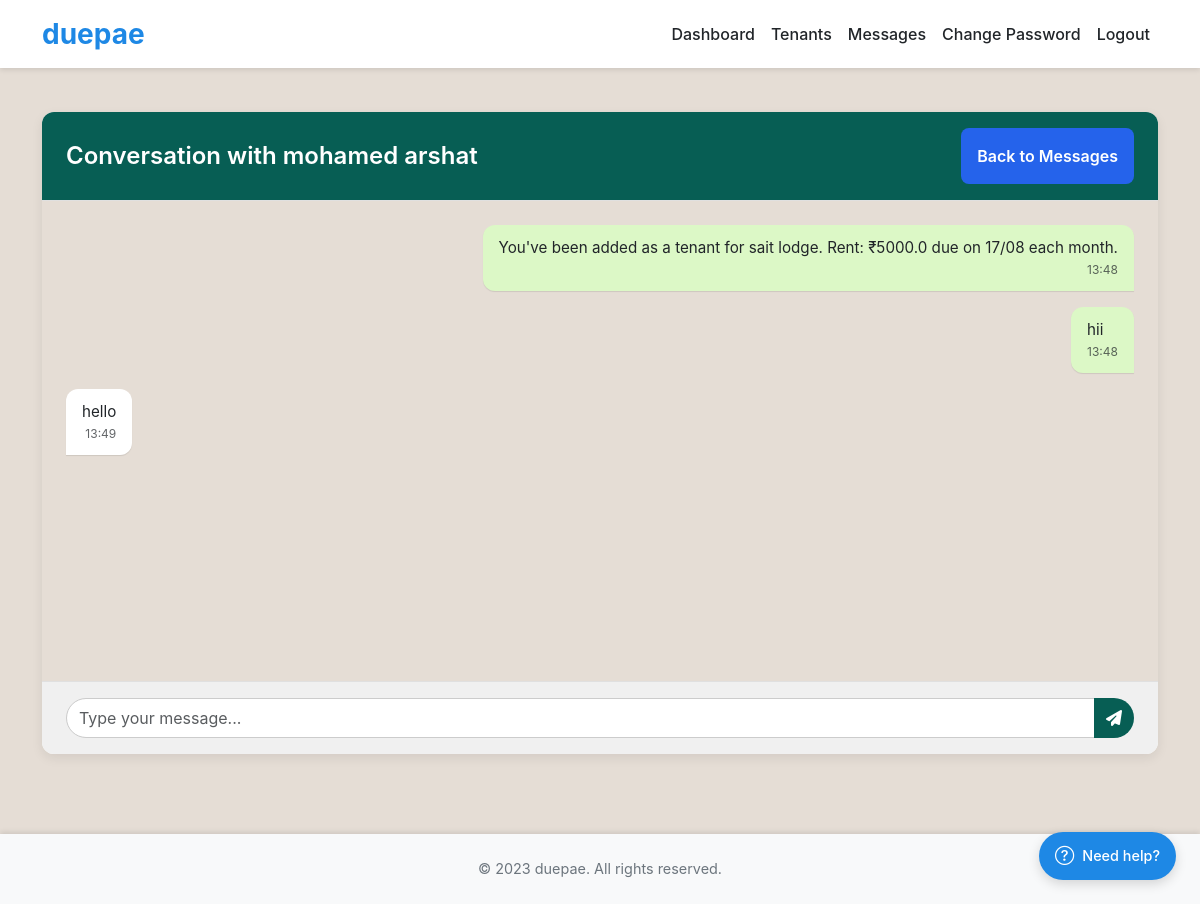
Page /messages/5 (signed in) on the committed database.
### app.py (models this page shows, shortened)
class User(db.Model):
    id = db.Column(db.Integer, primary_key=True)
    role = db.Column(db.String(20), nullable=False)
    username = db.Column(db.String(80), unique=True, nullable=False)
    full_name = db.Column(db.String(120), nullable=False)
    phone = db.Column(db.String(20), unique=True, nullable=False)
    upi_id = db.Column(db.String(120), nullable=True)
    password_hash = db.Column(db.String(255), nullable=False)
    is_active = db.Column(db.Boolean, default=True)
    subscription_end = db.Column(db.Date, nullable=True)
    whatsapp_enabled = db.Column(db.Boolean, default=True)
    owned_properties = relationship("Property", back_populates="owner")
    tenancies_as_tenant = relationship("Tenancy", foreign_keys="Tenancy.tenant_id", back_populates="tenant")
    tenancies_as_owner = relationship("Tenancy", foreign_keys="Tenancy.owner_id", back_populates="owner_user")
    sent_messages = relationship("Message", foreign_keys="Message.sender_id", back_populates="sender")
    received_messages = relationship("Message", foreign_keys="Message.receiver_id", back_populates="receiver")

class Message(db.Model):
    id = db.Column(db.Integer, primary_key=True)
    sender_id = db.Column(db.Integer, db.ForeignKey('user.id'), nullable=False)
    receiver_id = db.Column(db.Integer, db.ForeignKey('user.id'), nullable=False)
    content = db.Column(db.Text, nullable=False)
    timestamp = db.Column(db.DateTime, default=dt.datetime.utcnow)
    is_read = db.Column(db.Boolean, default=False)
    message_type = db.Column(db.String(20), default='notification')
    sender = relationship("User", foreign_keys=[sender_id], back_populates="sent_messages")
    receiver = relationship("User", foreign_keys=[receiver_id], back_populates="received_messages")

### app.py (the view, shortened to what this page needs)
@app.route('/messages/<int:contact_id>', methods=['GET', 'POST'])
@login_required
def conversation(contact_id):
    contact = User.query.get_or_404(contact_id)
    user_id = current_user().id
    Message.query.filter_by(sender_id=contact_id, receiver_id=user_id, is_read=False).update({'is_read': True})
    db.session.commit()
    messages = Message.query.filter(
        ((Message.sender_id == user_id) & (Message.receiver_id == contact_id)) |
        ((Message.sender_id == contact_id) & (Message.receiver_id == user_id))
    ).order_by(Message.timestamp.asc()).all()
    return render_template('conversation.html', contact=contact, messages=messages)

### app.py (called while the page is built)
def current_user():
    if 'user_id' in session:
        return User.query.get(session['user_id'])
    return None

@app.before_request
def load_user():
    g.user = current_user()
    if g.user and g.user.role != 'admin':
        config = SystemConfig.query.first()
        if config and config.require_subscription and not g.user.has_active_subscription:
            flash("Your subscription has expired. Please renew to continue using our services.", "warning")

@app.context_processor
def inject_user():
    config = SystemConfig.query.first() or SystemConfig()
    unread_count = 0
    current_user_obj = current_user()
    if current_user_obj:
        unread_count = db.session.query(Message).filter_by(
            receiver_id=current_user_obj.id,
            is_read=False
        ).count()
    def to_local_time(utc_dt):
        if not utc_dt:
            return ""
        tz = pytz.timezone(app.config['APP_TIMEZONE'])
        return utc_dt.replace(tzinfo=pytz.utc).astimezone(tz)
    return dict(
        user=current_user_obj,
        current_user=current_user_obj,
        datetime=dt.datetime,
        config=config,
        unread_count=unread_count,
        to_local_time=to_local_time
    )

def login_required(f):
    @wraps(f)
    def decorated(*args, **kwargs):
        if not current_user():
            return redirect(url_for('login'))
        return f(*args, **kwargs)
    return decorated

### templates/conversation.html (shortened to what this page needs)
{% extends "base.html" %}
{% block extra_css %}
<link rel="stylesheet" href="{{ url_for('static', filename='css/message.css') }}">
{% endblock %}
{% block content %}
<div class="card">
    <div class="card-header d-flex justify-content-between align-items-center">
        <h4>Conversation with {{ contact.full_name }}</h4>
        <a href="{{ url_for('messages') }}" class="btn btn-light" style="width: auto;">Back to Messages</a>
    </div>
    <div class="card-body" style="height: 60vh; overflow-y: auto;">
        <div class="d-flex flex-column gap-3">
            {% for message in messages %}
            <div class="d-flex {% if message.sender_id == current_user.id %}justify-content-end{% else %}justify-content-start{% endif %}">
                <div class="message-bubble {% if message.sender_id == current_user.id %}sent{% else %}received{% endif %}">
                    <p class="card-text mb-0">{{ message.content }}</p>
                    <small class="message-timestamp">{{ to_local_time(message.timestamp).strftime('%H:%M') }}</small>
                </div>
            </div>
            {% endfor %}
        </div>
    </div>
    <div class="card-footer">
        <form method="POST">
            <div class="input-group">
                <input type="text" class="form-control" name="content" placeholder="Type your message..." required>
                <button class="btn btn-primary" type="submit"><i class="fas fa-paper-plane"></i></button>
            </div>
        </form>
    </div>
</div>
{% endblock %}

### static/css/style.css (style rules this page uses)
:root { --brand-blue: #1E88E5; --brand-green: #43A047; --text-dark: #212529; --footer-bg: #f8f9fa; --footer-text: #6c757d; --blue: #2563eb; --blue-dark: #1e40af; --blue-light: #93c5fd; --accent: #ec4899; --light: #f8fafc; --dark: #1e293b; --gray: #64748b; --success: #10b981; --warning: #f59e0b; }
* { margin: 0; padding: 0; box-sizing: border-box; }
body { padding-top: 4.5rem; font-family: 'Inter', -apple-system, BlinkMacSystemFont, sans-serif; background-color: var(--light); margin: 0; color: var(--dark); line-height: 1.5; }
.btn { width: 100%; padding: 1rem; background-color: var(--blue); color: white; border: none; border-radius: 8px; font-size: 1rem; font-weight: 600; cursor: pointer; transition: all 0.2s ease; }

### static/css/message.css (style rules this page uses)
body { background-color: #e5ddd5; font-family: -apple-system, BlinkMacSystemFont, "Segoe UI", Roboto, "Helvetica Neue", Arial, sans-serif; padding-top: 5rem; }
.card { border: none; border-radius: 12px; box-shadow: 0 4px 12px rgba(0, 0, 0, 0.08); overflow: hidden; margin-top: 2rem; }
.card-header { background-color: #075e54; color: white; border-bottom: 1px solid #e0e0e0; padding: 1rem 1.5rem; display: flex; justify-content: space-between; align-items: center; }
.card-header h4 { margin: 0; font-weight: 600; }
.card-body { height: 70vh; overflow-y: auto; padding: 1.5rem; background-color: #e5ddd5; display: flex; flex-direction: column; gap: 1rem; }
.message-bubble { padding: 0.75rem 1rem; border-radius: 12px; max-width: 75%; word-wrap: break-word; font-size: 0.95rem; line-height: 1.4; position: relative; box-shadow: 0 1px 1px rgba(0,0,0,0.1); }
.message-bubble.sent { background-color: #dcf8c6; align-self: flex-end; border-radius: 12px 12px 0 12px; }
.message-bubble.received { background-color: #fff; align-self: flex-start; border-radius: 12px 12px 12px 0; }
.message-timestamp { display: block; margin-top: 0.25rem; font-size: 0.75rem; opacity: 0.7; text-align: right; }
.card-footer { background-color: #f0f0f0; border-top: 1px solid #e0e0e0; padding: 1rem 1.5rem; }
.input-group .form-control { border-radius: 20px; border: 1px solid #ccc; background-color: #fff; }
.input-group .btn-primary { border-radius: 50%; background-color: #075e54; border: none; width: 40px; height: 40px; display: flex; align-items: center; justify-content: center; }

### rows in the picture
User: full_name "mohamed arshat"
Message: content "You've been added as a tenant for sait lodge. Rent: ₹5000.0 due on 17/08 each month.", timestamp "13:48"
Message: content "hii", timestamp "13:48"
Message: content "hello", timestamp "13:49"
